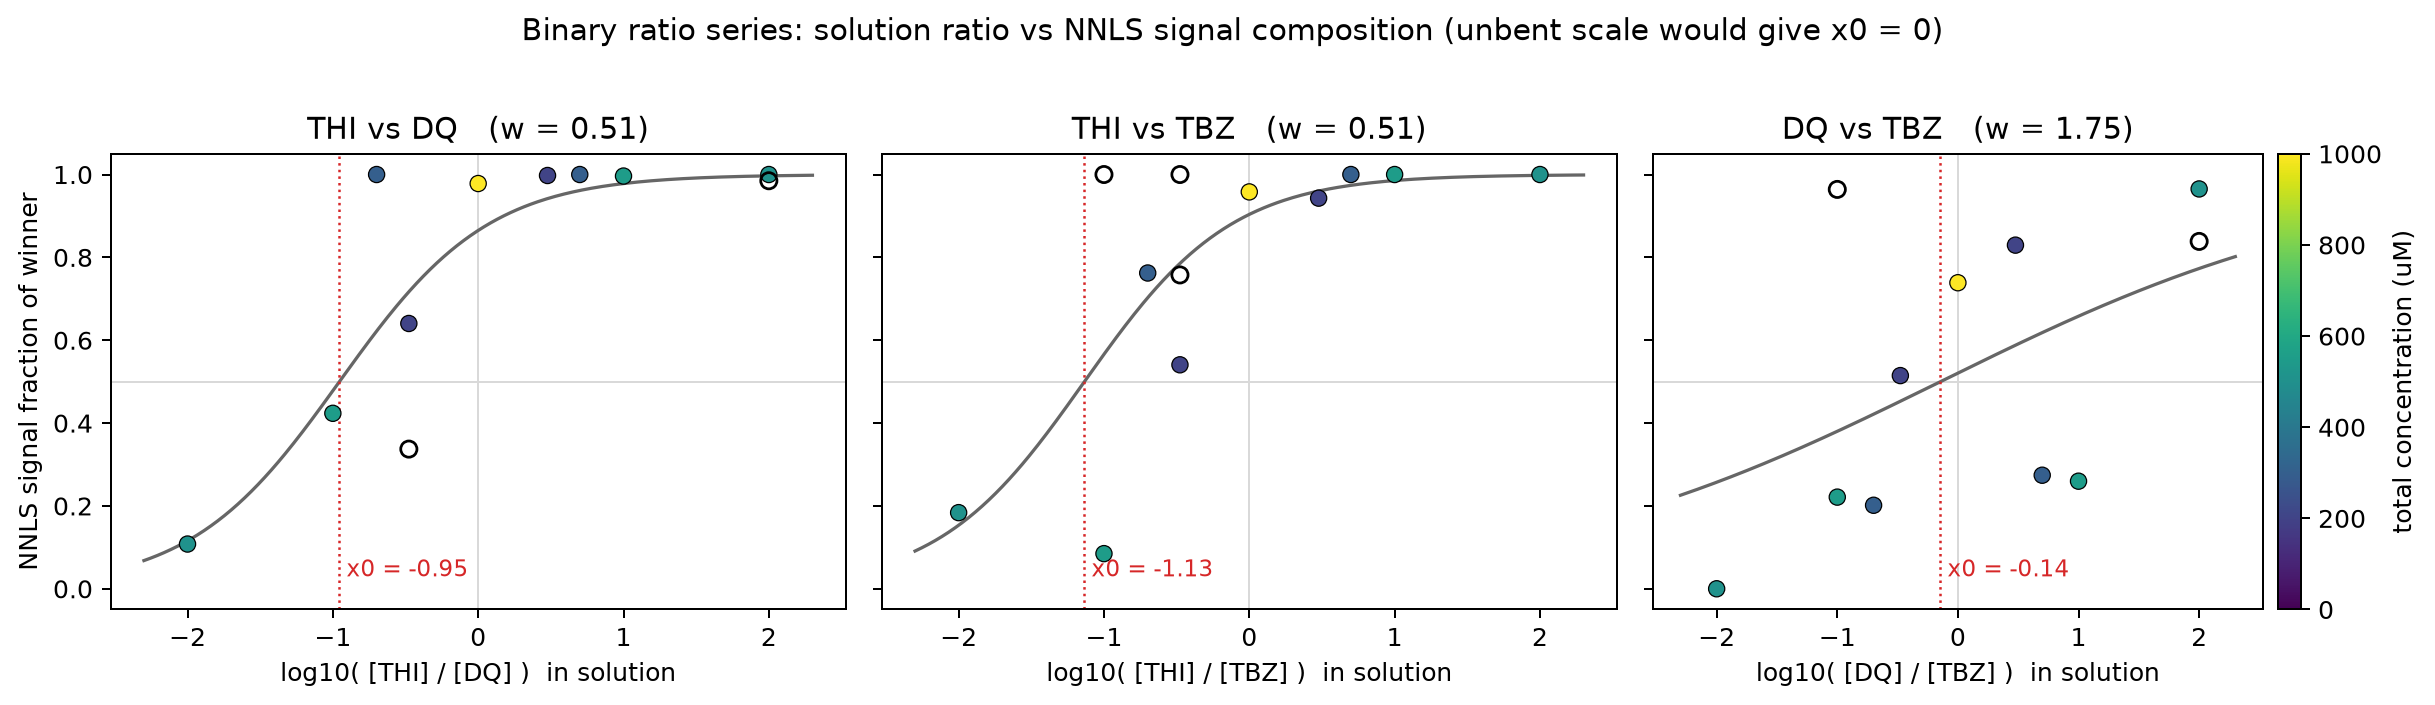

The script that saved this image:
"""이원 비율 계열의 NNLS 신호 응답곡선 — DFT 경쟁 흡착의 실험 짝.

  고농도 `high` 세트에서 한 성분이 0인 맵(이원)을 쌍별로 모아,
  **용액 비율 log10(c_A/c_B) vs NNLS 신호 분율 f_A** 곡선을 그린다.

  왜 NNLS 인가 — duet net 이 아니라:
    · DFT 가 예측하는 것은 표면(신호) 조성이다. 학습 모델은 용액 조성을
      되돌리도록 훈련돼 있어, 잘 작동할수록 경쟁 흡착의 흔적을 지운다.
    · duet net 은 Sips 등온선으로 사전학습을 받는다. 그걸로 흡착 물리를
      검증하면 순환이다. NNLS 는 학습·사전확률이 없는 선형 투영이라
      곡선의 휘어짐이 전부 물리에서 왔다고 말할 수 있다.
  판독 경로는 `tert_nnls.py`·`export_nnls.py` 와 같다 (`surface_composition`,
  맵당 평균 스펙트럼 한 줄) — 패널 a·c 의 NNLS 와 같은 것을 뜻해야 한다.

  곡선마다 로지스틱 f_A = 1/(1+exp(−(x−x0)/w)) 을 맞춰 **교차점 x0**
  (신호가 50:50 이 되는 용액 비율)를 뽑는다. 눈금이 안 휘었으면 x0=0 이다.
  DFT 서열(흡착 THI > DQ > TBZ · 분자당 신호 TBZ 최대)과 부호·순서를 대조한다.

  나오는 것:  documentation/scripts/binary_response.npz
                pair      (k,)   "THI/DQ" 꼴 — 분자 쪽이 f 의 기준 성분 A
                x         object 쌍별 log10(c_A/c_B)
                f         object 쌍별 NNLS 신호 분율 f_A (쌍 2성분으로 재정규화)
                total     object 쌍별 총농도 µM (비율 축과 얽혀 있음 — 캡션에 명기)
                x0, w     (k,)   로지스틱 교차점·폭 (log10 단위)
              documentation/scripts/binary_response.png  (3패널 요약)

  실행:  python3 -u binary_response.py            # NNLS 계산 + npz + png
         python3 -u binary_response.py --replot   # npz 에서 그림만 다시
         python3 -u binary_response.py --export   # Origin 용 csv → INTERP/panels/
"""
import os as _os, sys as _sys
_sys.path.insert(0, _os.path.dirname(_os.path.abspath(__file__)))
import paths
import os, sys, collections
import numpy as np

HERE = os.path.dirname(os.path.abspath(__file__))
sys.path.insert(0, paths.REPO)

import mixtures as MX
from dl_model import _refs, _map_spectra, _composition_features
from dl_quantify import surface_composition
from real_data import load_map

SUB = MX.SUB                                   # ["DQ", "TBZ", "THI"]
OUT = f"{HERE}/binary_response"

# 쌍의 방향: A 가 DFT 흡착 서열에서 이기는 쪽 (THI > DQ > TBZ).
# 눈금이 흡착 경쟁으로 휜다면 x0 < 0 (A 가 용액에서 적어도 신호 50% — A 쪽으로 유리).
PAIRS = [("THI", "DQ"), ("THI", "TBZ"), ("DQ", "TBZ")]

subs, wn, mask, P, lo, hi = _refs(paths.PURE, True, None)
idx = {s: subs.index(s) for s in SUB}


def nnls_fraction(path):
    """맵 하나 → 세 성분 NNLS 신호 조성 (tert_nnls.py 와 같은 판독)."""
    _w, cube, _m, _c = load_map(path)
    X = np.array([_composition_features(ya) for ya in _map_spectra(cube, mask, 0)])
    raw = np.expm1(np.clip(X, 0, None))
    v = surface_composition(_composition_features(raw, "legacy_l2"), P).mean(0)
    a = np.array([v[idx[s]] for s in SUB], float)
    return a / (a.sum() or 1.0)


def logistic_fit(x, f):
    """f = 1/(1+exp(−(x−x0)/w)) 최소제곱. 점이 적으니 격자+정밀화로 충분하다."""
    from scipy.optimize import least_squares
    def r(p):
        x0, lw = p
        return 1.0 / (1.0 + np.exp(-(x - x0) / np.exp(lw))) - f
    best = None
    for x0 in np.linspace(-2, 2, 9):
        for lw in (np.log(0.3), np.log(0.7), np.log(1.5)):
            s = least_squares(r, [x0, lw])
            if best is None or s.cost < best.cost:
                best = s
    return best.x[0], float(np.exp(best.x[1]))


def replot():
    d = np.load(f"{OUT}.npz", allow_pickle=True)
    import matplotlib
    matplotlib.use("Agg")
    import matplotlib.pyplot as plt
    names = list(d["pair"])
    fig, axes = plt.subplots(1, len(names), figsize=(4.6 * len(names), 3.8), sharey=True)
    gx = np.linspace(-2.3, 2.3, 300)
    sc = None
    for ax, name, x, f, t, x0, w in zip(np.atleast_1d(axes), names, d["x"], d["f"],
                                        d["total"], d["x0"], d["w"]):
        A, B = name.split("/")
        ax.axhline(0.5, color="0.85", lw=0.8)
        ax.axvline(0, color="0.85", lw=0.8)
        ax.plot(gx, 1 / (1 + np.exp(-(gx - x0) / w)), "-", color="0.4", lw=1.3)
        t = np.asarray(t, float); x = np.asarray(x, float); f = np.asarray(f, float)
        kn = np.isfinite(t)
        sc = ax.scatter(x[kn], f[kn], c=t[kn], cmap="viridis", vmin=0, vmax=1000,
                        s=42, edgecolor="k", lw=0.5, zorder=3)
        ax.scatter(x[~kn], f[~kn], marker="o", s=42, facecolor="none",
                   edgecolor="k", lw=1.1, zorder=3)   # 별도 조제 (총농도 불명)
        ax.axvline(x0, color="tab:red", ls=":", lw=1)
        ax.text(x0, 0.03, f" x0 = {x0:+.2f}", color="tab:red", fontsize=9)
        ax.set_xlabel(f"log10( [{A}] / [{B}] )  in solution")
        ax.set_title(f"{A} vs {B}   (w = {w:.2f})")
    np.atleast_1d(axes)[0].set_ylabel("NNLS signal fraction of winner")
    cb = fig.colorbar(sc, ax=np.atleast_1d(axes)[-1], pad=0.02)
    cb.set_label("total concentration (uM)")
    fig.suptitle("Binary ratio series: solution ratio vs NNLS signal composition "
                 "(unbent scale would give x0 = 0)", y=1.02)
    fig.tight_layout()
    fig.savefig(f"{OUT}.png", dpi=180, bbox_inches="tight")
    print(f"저장: {os.path.basename(OUT)}.png")


def export():
    """Origin 재-import 용 csv (FIGURE_REDO 워크플로, `INTERP/panels/`)."""
    d = np.load(f"{OUT}.npz", allow_pickle=True)
    pd = os.path.join(paths.INTERP, "panels")
    os.makedirs(pd, exist_ok=True)
    gx = np.linspace(-2.3, 2.3, 231)
    with open(f"{pd}/panel_binary_response_points.csv", "w") as fp:
        fp.write("pair,log10_ratio,f_winner,total_uM,prep\n")
        for name, x, f, t in zip(d["pair"], d["x"], d["f"], d["total"]):
            for xi, fi, ti in zip(x, f, t):
                # 총농도 NaN = 최종 카탈로그 밖 별도 조제 (비율만 확실)
                prep = "replicate" if np.isnan(ti) else "final"
                tv = "" if np.isnan(ti) else f"{ti:.0f}"
                fp.write(f"{name},{xi:.4f},{fi:.4f},{tv},{prep}\n")
    with open(f"{pd}/panel_binary_response_fit.csv", "w") as fp:
        fp.write("pair,log10_ratio,f_fit\n")
        for name, x0, w in zip(d["pair"], d["x0"], d["w"]):
            for xi in gx:
                fp.write(f"{name},{xi:.3f},{1/(1+np.exp(-(xi-x0)/w)):.5f}\n")
    with open(f"{pd}/panel_binary_response_x0.csv", "w") as fp:
        fp.write("pair,x0_log10,w_log10,loser_excess_for_5050\n")
        for name, x0, w in zip(d["pair"], d["x0"], d["w"]):
            fp.write(f"{name},{x0:.3f},{w:.3f},{10**abs(x0):.2f}\n")
    print(f"저장: {os.path.relpath(pd, paths.DB)}/panel_binary_response_{{points,fit,x0}}.csv")


def merge():
    """합동 척도: 27 이원 점 전부를 성분별 세기 a_i 와 공유 폭 w 하나로 적합하고
    (f_A = σ((x − (a_B − a_A))/w)), 같은 모델 f_i ∝ (c_i·10^{a_i})^{1/(w·ln10)} 로
    삼원(1:1:x 포함)·등몰 맵의 NNLS 점유율을 예측해 실측과 대조한다.
    삼각 닫힘 0.04 dex 가 전제 — 닫히니까 한 척도로 합쳐진다."""
    from scipy.optimize import least_squares
    d = np.load(f"{OUT}.npz", allow_pickle=True)
    pts = []                                           # (iA, iB, x, f)
    for name, x, f in zip(d["pair"], d["x"], d["f"]):
        A, B = name.split("/")
        for xi, fi in zip(x, f):
            pts.append((SUB.index(A), SUB.index(B), float(xi), float(fi)))

    def model(p):
        a = np.array([p[0], 0.0, p[1]])                # a_DQ, a_TBZ≡0, a_THI
        w = np.exp(p[2])
        return a, w

    def resid(p):
        a, w = model(p)
        return [fi - 1 / (1 + np.exp(-((xi - (a[iB] - a[iA])) / w)))
                for iA, iB, xi, fi in pts]

    s = least_squares(resid, [-0.3, 0.7, np.log(0.4)])
    a, w = model(s.x)
    gamma = 1 / (w * np.log(10))
    rms = float(np.sqrt(np.mean(np.square(resid(s.x)))))
    print(f"합동 적합: a_DQ {a[0]:+.2f} · a_TBZ 0 · a_THI {a[2]:+.2f} (dex) · "
          f"w {w:.2f} · γ {gamma:.2f} · 잔차 RMS {rms:.3f} (27점)")
    print("  쌍별 x0 재구성: " + " · ".join(
        f"{A}/{B} {a[SUB.index(B)] - a[SUB.index(A)]:+.2f}"
        for A, B in [("THI", "DQ"), ("THI", "TBZ"), ("DQ", "TBZ")]))

    def predict(conc):
        z = np.array([(c * 10 ** ai) ** gamma if c > 0 else 0.0
                      for c, ai in zip(conc, a)])
        return z / z.sum()

    rows = []                                          # (set, label, true3, meas3, pred3)
    for sets, tag in ((("high",), "high"), (("equimolar",), "equimolar")):
        for m in MX.catalogue(sets, replicates=True, verbose=False):
            c = np.array(list(map(float, m.conc)))
            if tag == "high" and (c > 0).sum() != 3:
                continue
            meas = nnls_fraction(m.path)
            rows.append((tag, os.path.basename(m.path), c, meas, predict(c)))
            print(f"  [{tag}] {os.path.basename(m.path):28s} 실측 "
                  + "/".join(f"{v:4.2f}" for v in meas) + "  예측 "
                  + "/".join(f"{v:4.2f}" for v in predict(c)))
    for tag in ("high", "equimolar"):
        e = np.concatenate([r[3] - r[4] for r in rows if r[0] == tag])
        print(f"  삼원 예측 RMSE [{tag}]: {np.sqrt((e**2).mean()):.3f}")

    import matplotlib
    matplotlib.use("Agg")
    import matplotlib.pyplot as plt
    fig, (axL, axR) = plt.subplots(1, 2, figsize=(9.6, 4.0))
    gx = np.linspace(-2.6, 2.6, 300)
    axL.plot(gx, 1 / (1 + np.exp(-gx / w)), "-", color="0.4", lw=1.4)
    axL.axhline(0.5, color="0.85", lw=0.8); axL.axvline(0, color="0.85", lw=0.8)
    mk = {"THI/DQ": "o", "THI/TBZ": "s", "DQ/TBZ": "^"}
    for name, x, f in zip(d["pair"], d["x"], d["f"]):
        A, B = name.split("/")
        x0 = a[SUB.index(B)] - a[SUB.index(A)]
        axL.plot(np.asarray(x, float) - x0, f, mk[name], ms=5.5,
                 mfc="none", mew=1.3, label=name)
    axL.set_xlabel("log10(ratio) − x0   (shifted by the pair's crossover)")
    axL.set_ylabel("NNLS signal fraction of winner")
    axL.set_title(f"All 3 pairs collapse on one curve (w = {w:.2f})", fontsize=10)
    axL.legend(frameon=False, fontsize=8)
    col = {"DQ": "tab:blue", "TBZ": "tab:green", "THI": "tab:red"}
    for tag, m2, fill in (("high", "o", True), ("equimolar", "D", False)):
        for _, _, c, meas, pred in [r for r in rows if r[0] == tag]:
            for i, sname in enumerate(SUB):
                axR.plot(pred[i], meas[i], m2, ms=6, mew=1.2, color=col[sname],
                         mfc=col[sname] if fill else "none")
    axR.plot([0, 1], [0, 1], "-", color="0.8", lw=1)
    axR.set_xlabel("predicted share  (binary-fitted scale)")
    axR.set_ylabel("measured NNLS share")
    axR.set_title("Ternary maps vs the same scale\n(filled high · open equimolar)",
                  fontsize=10)
    fig.tight_layout()
    fig.savefig(f"{OUT}_merged.png", dpi=180, bbox_inches="tight")
    print(f"저장: {os.path.basename(OUT)}_merged.png")


def master():
    """마스터 곡선 한 장만 (npz 만 사용, 맵 재계산 없음) — 붙여넣기용."""
    from scipy.optimize import least_squares
    d = np.load(f"{OUT}.npz", allow_pickle=True)
    final_only = os.environ.get("MASTER_FINAL_ONLY") == "1"   # 별도 조제(total NaN) 제외
    pts = []
    for name, x, f, t in zip(d["pair"], d["x"], d["f"], d["total"]):
        A, B = name.split("/")
        for xi, fi, ti in zip(x, f, t):
            if final_only and not np.isfinite(float(ti)):
                continue
            pts.append((SUB.index(A), SUB.index(B), float(xi), float(fi)))

    def resid(p):
        a = np.array([p[0], 0.0, p[1]]); w = np.exp(p[2])
        return [fi - 1 / (1 + np.exp(-((xi - (a[iB] - a[iA])) / w)))
                for iA, iB, xi, fi in pts]

    s = least_squares(resid, [-0.3, 0.7, np.log(0.4)])
    a = np.array([s.x[0], 0.0, s.x[1]]); w = float(np.exp(s.x[2]))
    print(f"a_DQ {a[0]:+.2f} · a_TBZ 0 · a_THI {a[2]:+.2f} · w {w:.2f} · n {len(pts)}")

    gamma = 1 / (w * np.log(10))

    # 삼원 1:1:x 시리즈 + 등몰 — NNLS 실측 점유율 (--merge 2026-11-09 출력, 같은 판독
    # 경로). 각 성분을 "그 성분 vs 나머지 합"의 유효 초과량으로 같은 축에 올린다.
    TERN = [((3.3, 333.3, 333.3), (0.00, 0.00, 1.00)),     # 0.01:1:1 (DQ 희석)
            ((33.3, 333.3, 333.3), (0.00, 0.00, 1.00)),    # 0.1:1:1
            ((333.3, 3.3, 333.3), (0.00, 0.00, 1.00)),     # TBZ 희석
            ((333.3, 33.3, 333.3), (0.00, 0.00, 1.00)),
            ((333.3, 333.3, 3.3), (0.65, 0.29, 0.05)),     # THI 희석
            ((333.3, 333.3, 33.3), (0.51, 0.15, 0.34)),
            ((333.3, 333.3, 333.3), (0.00, 0.01, 0.99))]   # 1:1:1 (333 µM)
    EQM = [(10.0, (0.33, 0.21, 0.46)), (33.3, (0.21, 0.39, 0.41)),
           (100.0, (0.00, 0.00, 1.00)), (333.3, (0.00, 0.00, 1.00))]

    def x_eff(conc, i):
        z = np.array([(c * 10 ** ai) ** gamma for c, ai in zip(conc, a)])
        return w * np.log(z[i] / (z.sum() - z[i]))

    # ── Origin 용 마스터 csv: 모든 점을 같은 축(x = 50:50 기준 log10 초과량)으로 ──
    pd_ = os.path.join(paths.INTERP, "panels")
    os.makedirs(pd_, exist_ok=True)
    with open(f"{pd_}/panel_master_points.csv", "w") as fp:
        fp.write("kind,series,x_log10_excess,f_signal_share,f_curve_at_x,prep_or_totaluM\n")

        def crv(xi):
            return 1 / (1 + np.exp(-xi / w))

        for name, x, f, t in zip(d["pair"], d["x"], d["f"], d["total"]):
            A, B = name.split("/")
            x0 = a[SUB.index(B)] - a[SUB.index(A)]
            for xi, fi, ti in zip(x, f, t):
                if final_only and not np.isfinite(float(ti)):
                    continue                     # 최종판 csv 에는 별도 조제를 넣지 않는다
                prep = "replicate" if not np.isfinite(float(ti)) else "final"
                xs = float(xi) - x0
                fp.write(f"binary,{name},{xs:.4f},{float(fi):.4f},{crv(xs):.4f},{prep}\n")
        for conc, meas in TERN:
            for i, s in enumerate(SUB):
                xe = x_eff(conc, i)
                fp.write(f"ternary_1:1:x,{s},{xe:.4f},{meas[i]:.4f},{crv(xe):.4f},"
                         f"{sum(conc):.0f}\n")
        for tot, meas in EQM:
            for i, s in enumerate(SUB):
                xe = x_eff((tot,) * 3, i)
                fp.write(f"equimolar_1:1:1,{s},{xe:.4f},{meas[i]:.4f},{crv(xe):.4f},"
                         f"{3 * tot:.0f}\n")
    with open(f"{pd_}/panel_master_fit.csv", "w") as fp:
        fp.write(f"# a_DQ={a[0]:.3f}, a_TBZ=0, a_THI={a[2]:.3f} (dex), w={w:.3f}\n")
        fp.write("x_log10_excess,f_fit\n")
        for xi in np.linspace(-3.2, 3.6, 341):
            fp.write(f"{xi:.3f},{1 / (1 + np.exp(-xi / w)):.5f}\n")
    print(f"저장: panels/panel_master_{{points,fit}}.csv")

    import matplotlib
    matplotlib.use("Agg")
    import matplotlib.pyplot as plt
    # Nature 규격: 전체 산세리프(Helvetica/Arial) 통일 · 그림 안 제목 없음(캡션으로)
    # · 축 = "양 (단위)" · 로그축 실값 눈금 · 열린 축(위·오른쪽 스파인 제거)
    plt.rcParams.update({"font.family": "sans-serif",
                         "font.sans-serif": ["Helvetica", "Arial", "DejaVu Sans"],
                         "font.size": 8, "axes.linewidth": 0.6,
                         "xtick.direction": "out", "ytick.direction": "out"})
    COLS = {"DQ": "#1f78c8", "TBZ": "#78c240", "THI": "#e3425f"}
    fig, ax = plt.subplots(figsize=(3.5, 2.9))          # 1단 폭 89 mm
    for sp in ("top", "right"):
        ax.spines[sp].set_visible(False)
    gx = np.linspace(-3.2, 3.6, 300)
    ax.plot(gx, 100 / (1 + np.exp(-gx / w)), "-", color="0.2", lw=1.0, zorder=2,
            label="Logistic fit (binary)")

    # 최종 통일 규칙: 점 하나 = 어떤 혼합이든 "한 성분의 신호 분율".
    # 색 = 읽는 성분 · 모양 = 혼합 종류(빈 ○ 이원, 채운 ◆ 삼원) — 범례는 성분 3색만.
    for name, x, f, t in zip(d["pair"], d["x"], d["f"], d["total"]):
        A, B = name.split("/")
        x0 = a[SUB.index(B)] - a[SUB.index(A)]
        keep = (np.isfinite(np.asarray(t, float)) if final_only
                else np.ones(len(x), bool))
        xs = np.asarray(x, float)[keep] - x0
        fs = 100 * np.asarray(f, float)[keep]
        ax.plot(xs, fs, "o", color=COLS[A], ms=3.6, mew=0.8, mfc="none", lw=0)
    def dev_point(conc, meas, i, s, open_marker):
        """삼원·등몰 점 + 곡선 예측과의 이탈 선분 (위 = 승자 독식, 아래 = 패자 소멸)."""
        xe = x_eff(conc, i)
        pred = 100 / (1 + np.exp(-xe / w))
        ax.plot([xe, xe], [pred, 100 * meas], "-", color=COLS[s], lw=0.7, alpha=0.45,
                zorder=1)
        ax.plot(xe, 100 * meas, "D", color=COLS[s], ms=4.0, lw=0, zorder=3,
                mew=0.9 if open_marker else 0, mfc="none" if open_marker else COLS[s])

    binary_only = os.environ.get("MASTER_BINARY_ONLY") == "1"   # 본문용(삼원은 SI 판)
    if not binary_only:
        for conc, meas in TERN:
            for i, s in enumerate(SUB):
                dev_point(conc, meas[i], i, s, open_marker=False)
        # 등몰 1:1:1 은 비율이 고정이라 이 축의 변수가 아니다 — 자기(농도) 패널로 분리
        # (equimolar_panel / panel_equimolar.csv)
    for s in SUB:                                           # 범례: 성분 3색
        ax.plot([], [], "s", color=COLS[s], ms=4.5, mew=0, label=s)
    ax.plot([], [], "o", color="0.4", ms=3.6, mew=0.8, mfc="none", label="Binary mixture")
    ax.plot([], [], "D", color="0.4", ms=4, mew=0, label="Ternary mixture")

    ax.set_xticks([-3, -2, -1, 0, 1, 2, 3])
    ax.set_xticklabels([r"$10^{-3}$", r"$10^{-2}$", r"$10^{-1}$", "1",
                        "10", r"$10^{2}$", r"$10^{3}$"])
    ax.set_xlabel(r"Normalized molar ratio, $r/r_{50}$")
    ax.set_ylabel("Signal fraction (%)")
    ax.set_xlim(-3.4, 3.7); ax.set_ylim(-4, 104)
    ax.legend(frameon=False, fontsize=6, loc="upper left", handlelength=1.2,
              borderaxespad=0.2, labelspacing=0.35)
    fig.tight_layout()
    suffix = "_master_binary" if binary_only else "_master"
    if final_only:
        suffix += "_final"
    fig.savefig(f"{OUT}{suffix}.png", dpi=200, bbox_inches="tight")
    print(f"저장: {os.path.basename(OUT)}{suffix}.png")


def parity():
    """가장 직관적인 판: x = 용액에서 넣은 비율(%), y = 신호에서 보이는 비율(%).
    대각선 = 넣은 만큼 보임. 축 변환·이동이 없어 설명이 필요 없다.
    이원 점은 쌍 안에서의 분율, 삼원·등몰 점은 세 성분 전체에서의 분율."""
    d = np.load(f"{OUT}.npz", allow_pickle=True)
    TERN = [((3.3, 333.3, 333.3), (0.00, 0.00, 1.00)),
            ((33.3, 333.3, 333.3), (0.00, 0.00, 1.00)),
            ((333.3, 3.3, 333.3), (0.00, 0.00, 1.00)),
            ((333.3, 33.3, 333.3), (0.00, 0.00, 1.00)),
            ((333.3, 333.3, 3.3), (0.65, 0.29, 0.05)),
            ((333.3, 333.3, 33.3), (0.51, 0.15, 0.34)),
            ((333.3, 333.3, 333.3), (0.00, 0.01, 0.99))]
    EQM = [(10.0, (0.33, 0.21, 0.46)), (33.3, (0.21, 0.39, 0.41)),
           (100.0, (0.00, 0.00, 1.00)), (333.3, (0.00, 0.00, 1.00))]

    pd_ = os.path.join(paths.INTERP, "panels")
    os.makedirs(pd_, exist_ok=True)
    rows = []                                     # (kind, substance, in%, out%, note)
    for name, x, f, t in zip(d["pair"], d["x"], d["f"], d["total"]):
        A, B = name.split("/")
        for xi, fi, ti in zip(x, f, t):
            sol = 100 / (1 + 10 ** -float(xi))    # c_A/(c_A+c_B)
            prep = "replicate" if not np.isfinite(float(ti)) else "final"
            rows.append((f"binary({name})", A, sol, 100 * float(fi), prep))
            rows.append((f"binary({name})", B, 100 - sol, 100 * (1 - float(fi)), prep))
    for conc, meas in TERN:
        for i, s in enumerate(SUB):
            rows.append(("ternary", s, 100 * conc[i] / sum(conc), 100 * meas[i],
                         f"{sum(conc):.0f}uM"))
    for tot, meas in EQM:
        for i, s in enumerate(SUB):
            rows.append(("equimolar", s, 100 / 3, 100 * meas[i], f"{3 * tot:.0f}uM"))
    with open(f"{pd_}/panel_parity_points.csv", "w") as fp:
        fp.write("kind,substance,solution_pct,signal_pct,prep_or_totaluM\n")
        for r in rows:
            fp.write(f"{r[0]},{r[1]},{r[2]:.2f},{r[3]:.2f},{r[4]}\n")
    print("저장: panels/panel_parity_points.csv")

    import matplotlib
    matplotlib.use("Agg")
    import matplotlib.pyplot as plt
    COLS = {"DQ": "#1f78c8", "TBZ": "#78c240", "THI": "#e3425f"}
    fig, ax = plt.subplots(figsize=(5.6, 5.2))
    ax.plot([0, 100], [0, 100], "-", color="0.75", lw=1.2, zorder=1)
    ax.text(72, 66, "what you put in\n= what you see", fontsize=8, color="0.5",
            rotation=45, ha="center", va="top")
    for kind, s, xi, yi, note in rows:
        open_m = (note == "replicate") or kind == "equimolar"
        m = "o" if kind.startswith("binary") else "D"
        ax.plot(xi, yi, m, color=COLS[s], ms=5.5 if m == "o" else 6.5, lw=0,
                mew=1.2 if open_m else 0, mfc="none" if open_m else COLS[s],
                alpha=0.85)
    for s in SUB:
        ax.plot([], [], "s", color=COLS[s], ms=7, lw=0, label=s)
    ax.plot([], [], "o", color="0.4", ms=5.5, lw=0, mew=0, label="two-substance map")
    ax.plot([], [], "D", color="0.4", ms=6.5, lw=0, mew=0, label="three-substance map")
    ax.plot([], [], "o", color="0.4", ms=5.5, lw=0, mew=1.2, mfc="none",
            label="replicate / equimolar")
    ax.set_xlabel("fraction in the SOLUTION (%)")
    ax.set_ylabel("fraction in the SERS SIGNAL (%)")
    ax.set_title("Put in vs. seen — adsorption competition bends the readout\n"
                 "(THI above the line, TBZ/DQ below; saturation pins points to 0 or 100)",
                 fontsize=9.5)
    ax.set_xlim(-3, 103); ax.set_ylim(-3, 103)
    ax.set_aspect("equal")
    ax.legend(frameon=False, fontsize=8, loc="upper left")
    fig.tight_layout()
    fig.savefig(f"{OUT}_parity.png", dpi=200, bbox_inches="tight")
    print(f"저장: {os.path.basename(OUT)}_parity.png")


if "--parity" in sys.argv:
    parity()
    sys.exit(0)

if "--master" in sys.argv:
    master()
    sys.exit(0)

if "--merge" in sys.argv:
    merge()
    sys.exit(0)

if "--export" in sys.argv:
    export()
    sys.exit(0)

if "--replot" in sys.argv:
    replot()
    sys.exit(0)

# 최종 카탈로그에 없는 별도 조제 7장 (md5 로 확인, 2026-11-09). 파일명 비율이
# 라벨이고 절대 µM 은 불명 — x 축에는 쓰고 총농도는 NaN. `_old` 도 반복으로 센다.
EXTRA = [  # (Ratio/ 상대경로, A, B, log10(c_A/c_B))
    ("Binary/DQ3TH1_corrected.csv",              "THI", "DQ",  -np.log10(3)),
    ("Binary/THI100DQ1_corrected.csv",           "THI", "DQ",  2.0),
    ("Binary/TB3TH1_corrected.csv",              "THI", "TBZ", -np.log10(3)),
    ("Binary - 복사본 2/TBZ3THI1_2_old_corrected.csv", "THI", "TBZ", -np.log10(3)),
    ("Binary/THI1TBZ10_corrected.csv",           "THI", "TBZ", -1.0),
    ("Binary/TBZ10DQ1-2_corrected.csv",          "DQ", "TBZ", -1.0),
    ("Binary/TBZ1DQ100_corrected.csv",           "DQ", "TBZ",  2.0),
]

maps = MX.catalogue(("high",), replicates=True)
rows = collections.defaultdict(list)           # pair → [(x, f_A, total, 파일)]
for m in maps:
    c = dict(zip(SUB, map(float, m.conc)))
    on = [s for s in SUB if c[s] > 0]
    if len(on) != 2:
        continue
    for A, B in PAIRS:
        if set(on) == {A, B}:
            comp = nnls_fraction(m.path)
            fA = comp[SUB.index(A)] / (comp[SUB.index(A)] + comp[SUB.index(B)] or 1.0)
            x = np.log10(c[A] / c[B])
            rows[(A, B)].append((x, fA, c[A] + c[B], os.path.basename(m.path)))
            print(f"  {A}:{B}  log10비율 {x:+5.2f}  총 {c[A]+c[B]:5.0f} µM  f_{A} {fA:5.3f}  {os.path.basename(m.path)}")

for rel, A, B, x in EXTRA:
    p = f"{paths.DATA}/Ratio/{rel}"
    comp = nnls_fraction(p)
    fA = comp[SUB.index(A)] / (comp[SUB.index(A)] + comp[SUB.index(B)] or 1.0)
    rows[(A, B)].append((x, fA, float("nan"), os.path.basename(p)))
    print(f"  {A}:{B}  log10비율 {x:+5.2f}  총  별도조제  f_{A} {fA:5.3f}  {os.path.basename(p)} [extra]")

pair_names, xs, fs, totals, x0s, ws = [], [], [], [], [], []
print("\n== 로지스틱 교차점 (x0 < 0 이면 A 쪽으로 눈금이 휨) ==")
for (A, B) in PAIRS:
    v = sorted(rows[(A, B)])
    if len(v) < 4:
        print(f"  {A}/{B}: 점 {len(v)}개 — 건너뜀"); continue
    x = np.array([t[0] for t in v]); f = np.array([t[1] for t in v])
    x0, w = logistic_fit(x, f)
    pair_names.append(f"{A}/{B}"); xs.append(x); fs.append(f)
    totals.append(np.array([t[2] for t in v])); x0s.append(x0); ws.append(w)
    print(f"  {A}/{B}:  n={len(v)}  x0={x0:+.2f} (용액 {B}:{A} = {10**(-x0):.1f}:1 에서 신호 50:50)  w={w:.2f}")

np.savez(f"{OUT}.npz", pair=np.array(pair_names), x0=np.array(x0s), w=np.array(ws),
         x=np.array(xs, object), f=np.array(fs, object), total=np.array(totals, object),
         allow_pickle=True)

replot()
print(f"저장: {os.path.basename(OUT)}.npz")
print("총농도가 비율 축과 얽혀 있다 — 곡선은 '비율+총량'의 합성 응답이고, 캡션에 명기할 것.")
